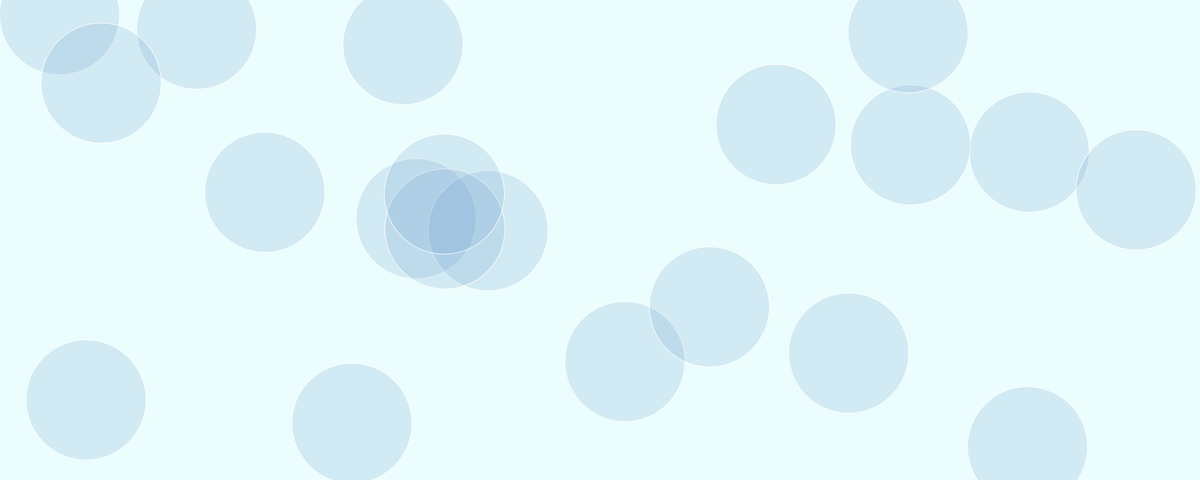
Frame 1 (no input)
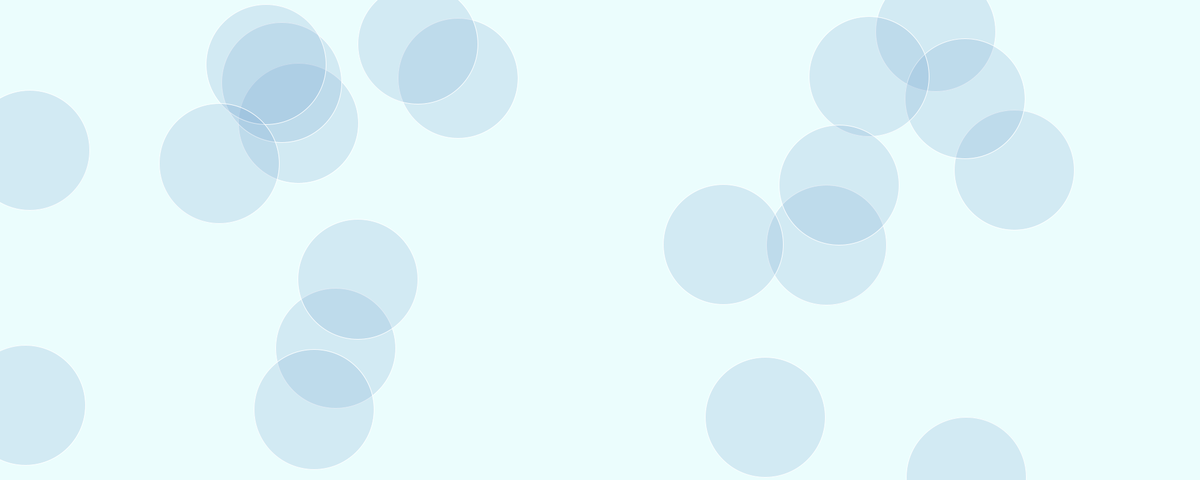
Frame 60 (the mouse pressed at the canvas centre just before this capture)
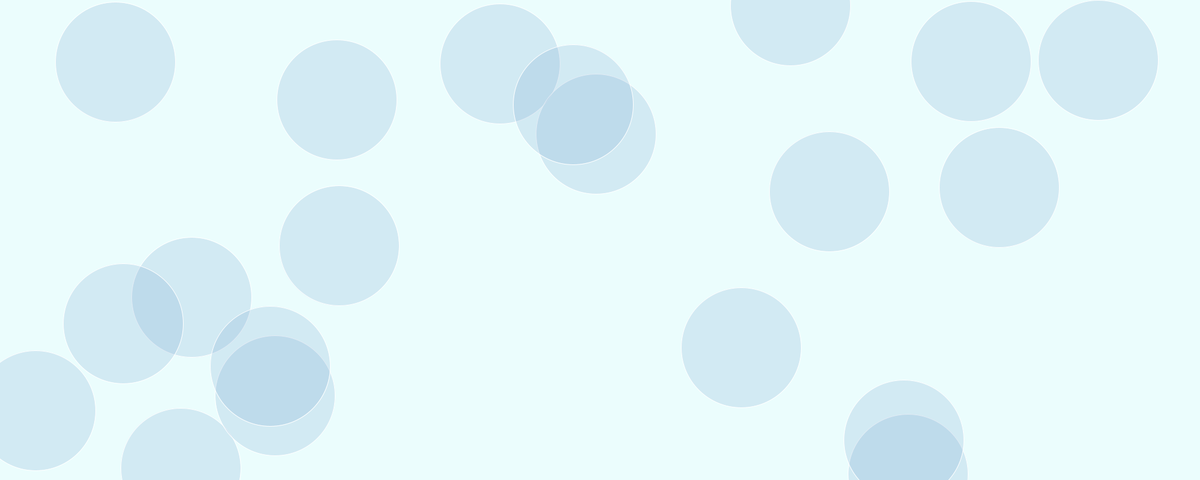
Frame 120 (the mouse held since frame 60 and released just before this capture)

The Processing sketch that drew these frames (run headless with seeded random() and noise(); from frame 60 on, the mouse is pressed at the canvas centre):

// Processing sketch: random_movment_circle
// ── random_movment_circle.pde
int numCircles = 20;  // 円の数
float[] xs = new float[numCircles]; // 各円の x 座標
float[] ys = new float[numCircles]; // 各円の y 座標
float[] speedX = new float[numCircles]; // 各円の x 方向の速度
float[] speedY = new float[numCircles]; // 各円の y 方向の速度

void setup(){
  size(2000,800);
  smooth();
  background(235,253,253);
  
  // 各円の位置と速度をランダムに設定
  for (int i = 0; i < numCircles; i++){
    xs[i] = random(width);
    ys[i] = random(height);
    speedX[i] = random(-5, 5);
    speedY[i] = random(-5, 5);
  }
}

void draw(){
  background(235,253,253);  // 背景をリセット

  fill(107,160,204,50);
  stroke(255);
  
  for (int i = 0; i < numCircles; i++){
    ellipse(xs[i], ys[i], 200, 200);
    
    // 速度に従って位置を更新
    xs[i] += speedX[i];
    ys[i] += speedY[i];
    
    // 画面端に当たったら方向を反転
    if (xs[i] < 0 || xs[i] > width) {
      speedX[i] *= -1;
    }
    if (ys[i] < 0 || ys[i] > height) {
      speedY[i] *= -1;
    }
  }
}
